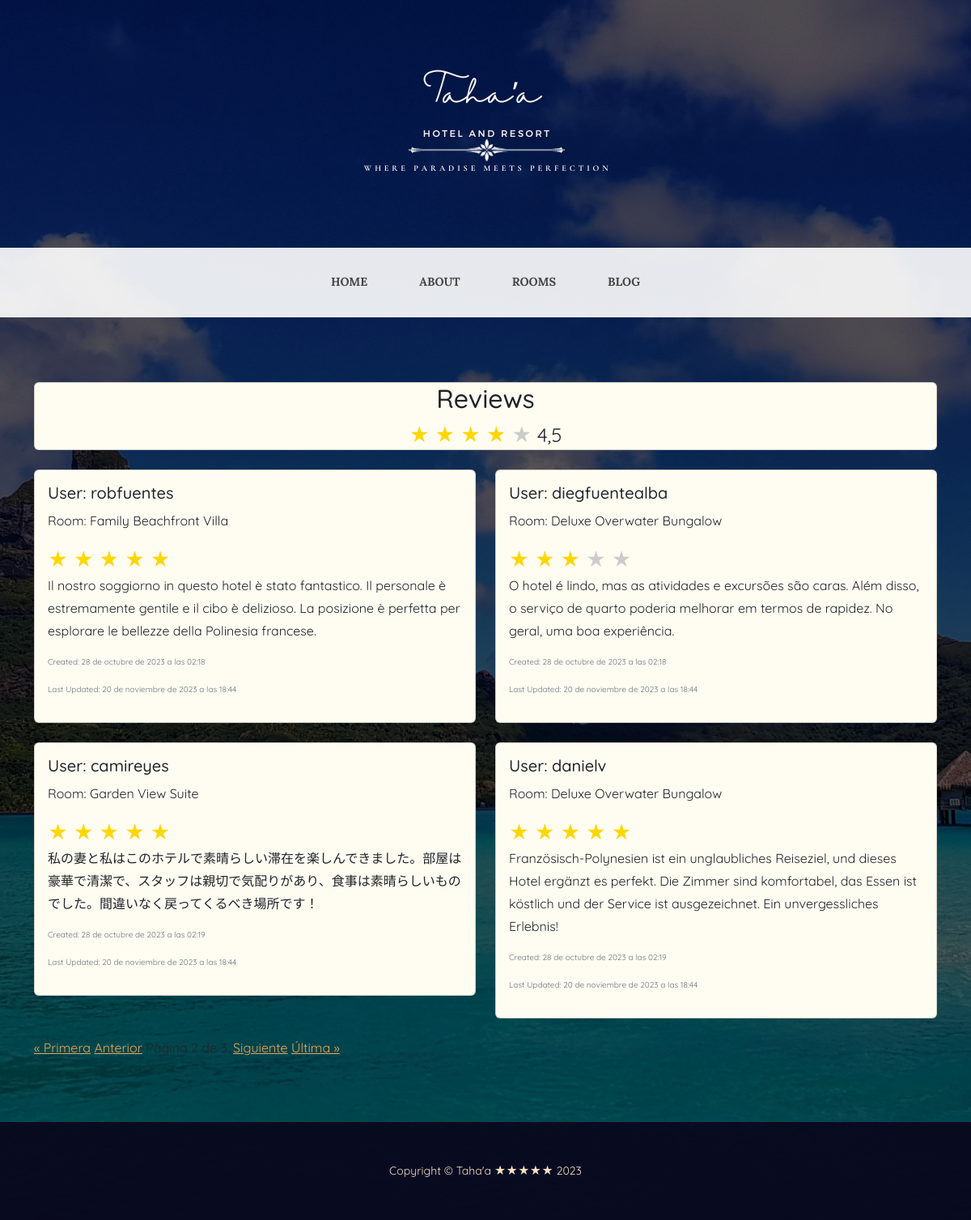
Screenshot of /blog/?page=2 with the database file from the repository.
### blog/models.py (models this page shows, shortened)
class Comentario(models.Model):
    username = models.CharField(max_length=100)
    comentario = models.TextField()
    rating = models.IntegerField(choices=[(i, i) for i in range(1, 6)])
    fecha_entrada = models.DateTimeField(auto_now_add=True)
    fecha_actualizacion = models.DateTimeField(auto_now=True)
    tipo_habitacion = models.ForeignKey(
        TipoHabitacion, on_delete=models.CASCADE, null=True
    )
    class Meta:
        verbose_name = "Review"
        verbose_name_plural = "Reviews"
    class Meta:
        verbose_name = "Review"
        verbose_name_plural = "Reviews"

class TipoHabitacion(models.Model):
    nombre = models.CharField(max_length=100)
    numero = models.CharField(primary_key=True, max_length=20)

### blog/views.py (the view)
# urls.py: path('blog/',blog_views.Blog,name='blog'),
def Blog(request):
    comentarios_list = Comentario.objects.all()
    avg_rating = comentarios_list.aggregate(Avg("rating"))["rating__avg"]
    paginator = Paginator(comentarios_list, 4)
    page_number = request.GET.get("page")
    try:
        comentarios = paginator.page(page_number)
    except PageNotAnInteger:
        comentarios = paginator.page(1)
    except EmptyPage:
        comentarios = paginator.page(paginator.num_pages)
    return render(
        request,
        "blog/blog.html",
        {
            "comentarios": comentarios,
            "avg_rating": avg_rating,
        },
    )

### core/templates/blog/blog.html (shortened to what this page needs)
{% extends "core/base.html" %}
{% block content %}
<section class="page-section">
    <div class="container">
        <div class="card text-center my-4">
            <h2><span class="section-heading-lower">Reviews</span></h2>
            <div class="star-rating">
                {% for star in "12345" %}
                <span class="{% if forloop.counter <= avg_rating %}star-fill{% else %}star-empty{% endif %}">&#9733;</span>
                {% endfor %}
                <span>{{ avg_rating|floatformat:1 }}</span>
            </div>
        </div>
        <div class="row">
            {% for comentario in comentarios %}
            <div class="col-md-6 col-12">
                <div class="card mb-4">
                    <div class="card-body">
                        <h5 class="card-title">User: {{ comentario.username }}</h5>
                        <p class="card-text">Room: {{ comentario.tipo_habitacion.nombre }}</p>
                        <div class="star-rating">
                            {% for star in "12345" %}
                                <span class="{% if forloop.counter <= comentario.rating %}star-fill{% else %}star-empty{% endif %}">&#9733;</span>
                            {% endfor %}
                        </div>
                        <p class="card-text">{{ comentario.comentario }}</p>
                        <p class="extra-small-text text-muted">Created: {{ comentario.fecha_entrada }}</p>
                        <p class="extra-small-text text-muted">Last Updated: {{ comentario.fecha_actualizacion }}</p>
                    </div>
                </div>
            </div>
            {% endfor %}
        </div>
        <div class="pagination">
            <span class="step-links">
                {% if comentarios.has_previous %}
                    <a href="?page=1">&laquo; Primera</a>
                    <a href="?page={{ comentarios.previous_page_number }}">Anterior</a>
                {% endif %}
                <span class="current">
                    Página {{ comentarios.number }} de {{ comentarios.paginator.num_pages }}.
                </span>
                {% if comentarios.has_next %}
                    <a href="?page={{ comentarios.next_page_number }}">Siguiente</a>
                    <a href="?page={{ comentarios.paginator.num_pages }}">Última &raquo;</a>
                {% endif %}
            </span>
        </div>
    </div>
</section>
{% endblock content %}

### rows the page displays
Comentario: username "robfuentes", tipo_habitacion.nombre "Family Beachfront Villa", comentario "Il nostro soggiorno in questo hotel è stato fantastico. Il personale è estremamente gentile e il cibo è delizioso. La posizione è perfetta per esplorare le bellezze della Polinesia francese.", fecha_entrada "28 de octubre de 2023 a las 02:18", fecha_actualizacion "20 de noviembre de 2023 a las 18:44"
Comentario: username "diegfuentealba", tipo_habitacion.nombre "Deluxe Overwater Bungalow", comentario "O hotel é lindo, mas as atividades e excursões são caras. Além disso, o serviço de quarto poderia melhorar em termos de rapidez. No geral, uma boa experiência.", fecha_entrada "28 de octubre de 2023 a las 02:18", fecha_actualizacion "20 de noviembre de 2023 a las 18:44"
Comentario: username "camireyes", tipo_habitacion.nombre "Garden View Suite", comentario "私の妻と私はこのホテルで素晴らしい滞在を楽しんできました。部屋は豪華で清潔で、スタッフは親切で気配りがあり、食事は素晴らしいものでした。間違いなく戻ってくるべき場所です！", fecha_entrada "28 de octubre de 2023 a las 02:19", fecha_actualizacion "20 de noviembre de 2023 a las 18:44"
Comentario: username "danielv", tipo_habitacion.nombre "Deluxe Overwater Bungalow", comentario "Französisch-Polynesien ist ein unglaubliches Reiseziel, und dieses Hotel ergänzt es perfekt. Die Zimmer sind komfortabel, das Essen ist köstlich und der Service ist ausgezeichnet. Ein unvergessliches Erlebnis!", fecha_entrada "28 de octubre de 2023 a las 02:19", fecha_actualizacion "20 de noviembre de 2023 a las 18:44"

### other values shown
{{ avg_rating|floatformat:1 }} "4,5"
